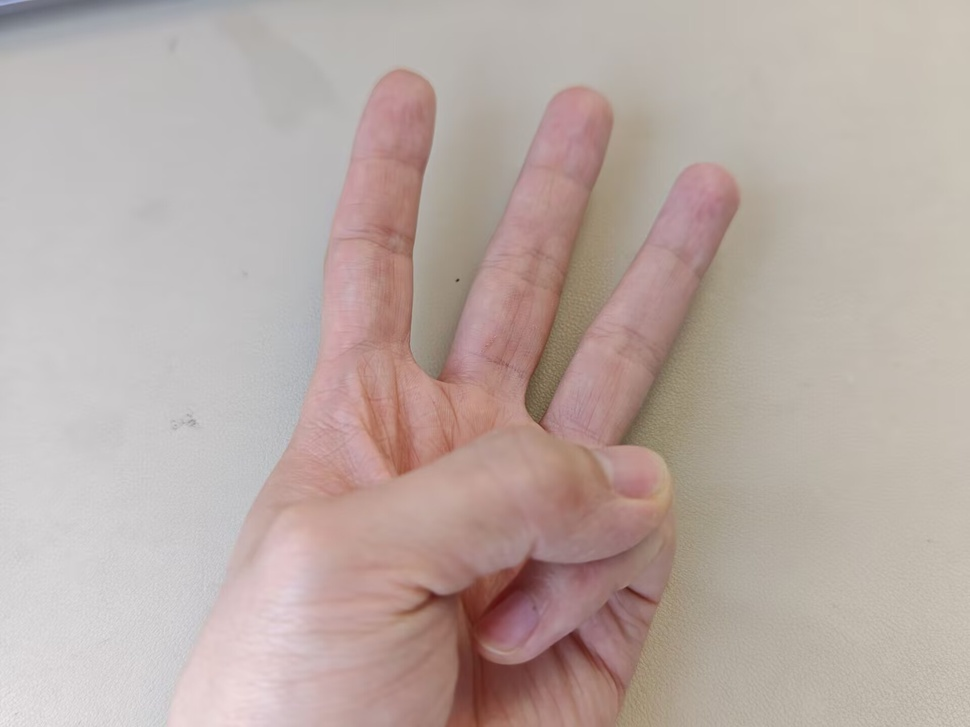
#> input picture hand.jpg, 970 x 727 px, shrunk from 1920 x 1440 before the run, given in place of the camera
$ python 'HSV空间颜色提取.py'
#> lines starting #> are read from the running program, lines starting #| are printed output that depends on the picture
import cv2
import numpy as np

# 打开摄像头
cam = cv2.VideoCapture(0)
print(cam.isOpened())

lh = 0
hh = 0
hs = 0
ls = 0
lv = 0
hv = 0

def setlh(pos):
    global lh
    lh = pos
def sethh(pos):
    global hh
    hh = pos
def setls(pos):
    global ls
    ls = pos
def seths(pos):
    global hs
    hs = pos
def setlv(pos):
    global lv
    lv = pos
def sethv(pos):
    global hv
    hv = pos
cv2.namedWindow('test')
cv2.createTrackbar('lh', 'test', 0, 180, setlh)
cv2.createTrackbar('hh', 'test', 180, 180, sethh)
cv2.createTrackbar('ls', 'test', 0, 255, setls)
cv2.createTrackbar('hs', 'test', 255, 255, seths)
cv2.createTrackbar('lv', 'test', 0, 255, setlv)
cv2.createTrackbar('hv', 'test', 255, 255, sethv)


#转换到HSV空间提取手部
def getPart(img, lh,hh, ls,hs, lv,hv):
    # print(lh, hh, ls, hs, lv, hv)
    imgHSV = cv2.cvtColor(img, cv2.COLOR_BGR2HSV)
    mask = cv2.inRange(imgHSV, (lh, lv, ls), (hh, hv, hs))

    #形态学+滤波去噪
    # k = np.ones((10,10), dtype = np.uint8)
    # mask = cv2.morphologyEx(mask, cv2.MORPH_DILATE, k, None, (-1,-1), 2)
    # mask = cv2.medianBlur(mask, 7)

    imgHand = cv2.bitwise_and(img, img, mask = mask)
    return imgHand

    imgtemp  = cv2.bitwise_and(img, img, mask = mask)
    imgtemp = cv2.medianBlur(imgShow, 7)
    imgtemp = cv2.morphologyEx(imgShow, cv2.MORPH_CLOSE, k, None, (-1, -1), 2)
    return imgtemp


keyCode = 0
while keyCode!= 27:
    cam.grab()
    ret, img = cam.retrieve()
#> img is the input picture: shape (727, 970, 3); mean B, G, R 164.8, 170.4, 185.3
#> ret = True
    imgShow = getPart(img, lh, hh, ls, hs, lv, hv)
#> in getPart, `imgHSV = cv2.cvtColor(img, cv2.COLOR_BGR2HSV)`: imgHSV: shape (727, 970, 3); mean H, S, V 63, 31.7, 185.5
#> in getPart, `mask = cv2.inRange(imgHSV, (lh, lv, ls), (hh, hv, hs))`: mask: shape (727, 970); every value is 0
#> in getPart, `imgHand = cv2.bitwise_and(img, img, mask = mask)`: imgHand: shape (727, 970, 3); every value is 0

    imgShow = np.concatenate([img, imgShow], axis = 1)
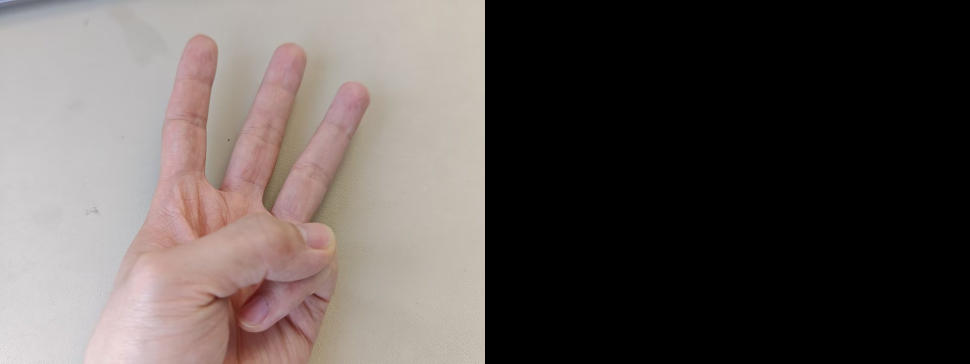
#> imgShow: shape (727, 1940, 3) (shown at 1/2 size); mean B, G, R 82.4, 85.2, 92.7
    imgShow = cv2.flip(imgShow, 1)
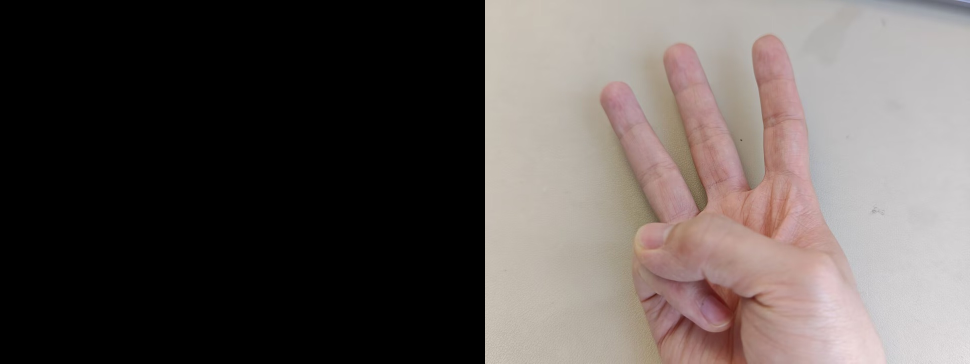
#> imgShow: shape (727, 1940, 3) (shown at 1/2 size); mean B, G, R 82.4, 85.2, 92.7
    cv2.imshow('test', imgShow)
    keyCode = cv2.waitKey(24)
#> (key Esc is pressed here)
